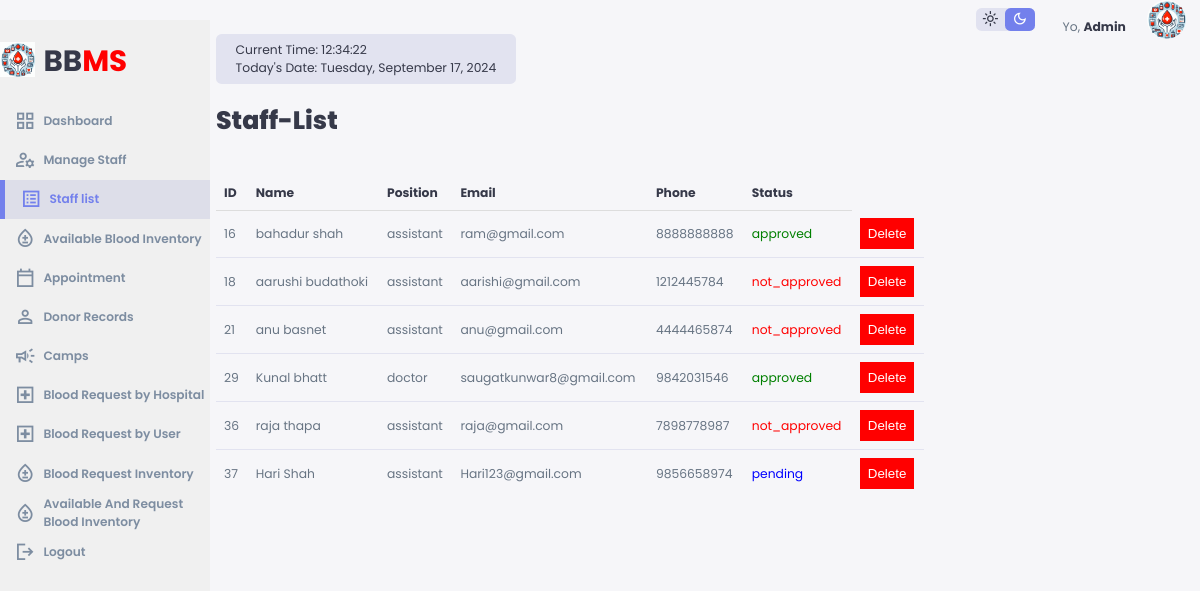
Page /Admin/Staff-list/staff_list.php on the committed database.
### tables this page shows
CREATE TABLE `Staff` (
  `staff_id` int(11) NOT NULL,
  `position` varchar(50) NOT NULL,
  `first_name` varchar(50) NOT NULL,
  `middle_name` varchar(50) DEFAULT NULL,
  `last_name` varchar(50) NOT NULL,
  `dob` date NOT NULL,
  `gender` enum('male','female','other') NOT NULL,
  `email` varchar(100) NOT NULL,
  `phone` varchar(20) NOT NULL,
  `current_address` text NOT NULL,
  `permanent_address` text NOT NULL,
  `username` varchar(50) NOT NULL,
  `password` varchar(255) NOT NULL,
  `registration_date` timestamp NOT NULL DEFAULT current_timestamp(),
  `reset_token` varchar(100) DEFAULT NULL,
  `approval_status` enum('pending','approved','not_approved') NOT NULL DEFAULT 'pending'
);

### Admin/Staff-list/staff_list.php (the view, shortened to what this page needs)
<!DOCTYPE html>
<html lang="en">
<head>
    <link rel="stylesheet" href="../style.css">
</head>
<body>
    <div class="container">
        <aside>
            <div class="top">
                <div class="logo">
                    <img src="../logo1.jpg" alt="person">
                    <h2>BB<span class="danger">MS</span></h2>
                </div>
            </div>
            <div class="sidebar">
                <a href="../index.php">
                    <span class="material-symbols-sharp">grid_view</span>
                    <h3>Dashboard</h3>
                </a>
                <a href="../Staff-Approval/staff_approval.php">
                    <span class="material-symbols-sharp">manage_accounts</span>
                    <h3>Manage Staff</h3>
                </a>
                <a href="staff_list.php" class="active">
                    <span class="material-symbols-sharp">list_alt</span>
                    <h3>Staff list</h3>
                </a>
                <a href="../inventory/Blood_Inventory.php">
                    <span class="material-symbols-sharp">bloodtype</span>
                    <h3>Available Blood Inventory</h3>
                </a>
                <a href="../appointment/appointment_list.php">
                    <span class="material-symbols-sharp">calendar_today</span>
                    <h3>Appointment</h3>
                </a>
                <a href="../donor/view_donors.php">
                    <span class="material-symbols-sharp">person</span>
                    <h3>Donor Records</h3>
                </a>
                <a href="../camp/retrieve_camps.php">
                    <span class="material-symbols-sharp">campaign</span>
                    <h3>Camps</h3>
                </a>
                <a href="../request/Request.html">
                    <span class="material-symbols-sharp">local_hospital</span>
                    <h3>Blood Request by Hospital</h3>
                </a>
                <a href="../receiver/receiver.html">
                    <span class="material-symbols-sharp">local_hospital</span>
                    <h3>Blood Request by User</h3>
                </a>
                <a href="../request_inventory/request_inventory.php">
                    <span class="material-symbols-sharp">bloodtype</span>
                    <h3>Blood Request Inventory</h3>
                </a>
                <a href="../request_inventory/all.php">
                    <span class="material-symbols-sharp">bloodtype</span>
                    <h3>Available And Request Blood Inventory</h3>
                </a>
                <a href="../logout/logout.php" id="logout-btn">
                    <span class="material-symbols-sharp">logout</span>
                    <h3>Logout</h3>
                </a>
            </div>
        </aside>
        <main>
            <div class="date">
                <div class="current-time" id="current-time"></div>
                <div class="current-date" id="current-date"></div>
            </div>
            <br><br>
            <h1>Staff-List</h1>
            <br>
            <br>
            <?php
            $servername = "localhost";
            $username = "root";
            $password = "";
            $dbname = "Blood_Bank_Management_System";
            $conn = new mysqli($servername, $username, $password, $dbname);
            $sql = "SELECT * FROM Staff";
            $result = $conn->query($sql);
            if ($result->num_rows > 0) {
                echo "<table>";
                echo "<tr><th>ID</th><th>Name</th><th>Position</th><th>Email</th><th>Phone</th><th>Status</th></tr>";
                while ($row = $result->fetch_assoc()) {
                    echo "<tr>";
                    echo "<td>" . $row["staff_id"] . "</td>";
                    echo "<td>" . $row["first_name"] . " " . $row["last_name"] . "</td>";
                    echo "<td>" . $row["position"] . "</td>";
                    echo "<td>" . $row["email"] . "</td>";
                    echo "<td>" . $row["phone"] . "</td>";
                    $approval_status = $row["approval_status"];
                    $status_class = '';
                    switch ($approval_status) {
                        case 'approved':
                            $status_class = 'approved';
                            break;
                        case 'not_approved':
                            $status_class = 'not_approved';
                            break;
                        case 'pending':
                            $status_class = 'pending';
                            break;
                    }
                    echo "<td class='$status_class'>" . $approval_status . "</td>";
                    echo "<td><form method='post' action='delete_staff.php'><input type='hidden' name='staff_id' value='" . $row["staff_id"] . "'><button type='submit' class='delete'>Delete</button></form></td>";
                    echo "</tr>";
                }
                echo "</table>";
            } else {
                echo "No staff records found";
            }
            ?>
        </main>
        <div class="right">
            <div class="top">
                <div class="theme-toggler">
                    <span class="material-symbols-sharp active">light_mode</span>
                    <span class="material-symbols-sharp">dark_mode</span>
                </div>
                <div class="profile">
                    <div class="info">
                        <br>
                        <p>Yo, <b>Admin</b></p>
                    </div>
                    <div class="profile-photo">
                        <img src="../logo1.jpg" alt="Profile">
                    </div>
                </div>
            </div>
        </div>
    </div>
</body>
</html>

### Admin/style.css (style rules this page uses)
:root { --color-primary: #7380ec; --color-danger: #ff0000; --color-success: #41f1b6; --color-warning: #ffbb55; --color-white: #fff; --color-info-dark: #7d8da1; --color-info-light: #dce1eb; --color-dark: #363949; --color-light: rgba(132, 139, 200, 0.18); --color-primary-variant: #111e88; --color-dark-variant: #677483; --color-background: #f6f6f9; --color-background1: #7e7e7e; --color-info: #f0f0f0; --card-border-radius: 2rem; --border-radius-1: 0.4rem; --border-radius-2: 0.8rem; --border-radius-3: 1.2rem; --card-padding: 1.8rem; --padding-1: 1.2; --box-shadow: 0 2rem 3rem var(--color-light); }
* { margin: 0; padding: 0; outline: 0; appearance: none; border: 0; text-decoration: none; list-style: none; box-sizing: border-box; }
html { font-size: 14px; }
body { width: 100vw; height: 100vh; font-family: poppins, sans-serif; font-size: 0.88rem; background: var(--color-background); user-select: none; overflow-x: hidden; color: var(--color-dark); }
a { color: var(--color-dark); }
img { display: block; width: 100%; }
h1 { font-weight: 800; font-size: 1.8rem; }
h2 { font-size: 1.4rem; }
h3 { font-size: 0.87rem; }
.profile-photo { width: 2.8rem; height: 2.8rem; border-radius: 50%; overflow: hidden; }
p { color: var(--color-dark-variant); }
b { color: var(--color-dark); }
.danger { color: var(--color-danger); }
aside { height: 100vh; width: 17.5vw; background: var(--color-info); position: fixed; }
aside .top { display: flex; align-items: center; justify-content: space-between; margin-top: 1.4rem; }
aside .logo { display: flex; gap: 0.6rem; }
aside h2 { font-size: 2.1rem; }
aside .logo img { margin-top: 0.2rem; width: 2.5rem; height: 2.5rem; }
aside .sidebar { display: flex; flex-direction: column; height: 86vh; position: relative; top: 1.3rem; }
aside h3 { font-weight: 600; }
aside .sidebar a { display: flex; color: var(--color-info-dark); margin-left: 1rem; gap: 0.5rem; align-items: center; position: relative; height: 2.8rem; transition: all 300ms ease; }
aside .sidebar a span { font-size: 1.6rem; transition: all 300ms ease; }
aside .sidebar a.active { background: var(--color-light); color: var(--color-primary); margin-left: 0; }
aside .sidebar a.active:before { content: ""; width: 5px; height: 100%; background: var(--color-primary); }
aside .sidebar a.active span { color: var(--color-primary); margin-left: calc(1rem - 6px); }
main { margin: 1.4rem 20vw 0 18vw; width: 59vw; }
main .date { display: inline-block; background: var(--color-light); border-radius: var(--border-radius-1); margin-top: 1rem; padding: 0.5rem 1.4rem; }
main table tbody td { height: 2.8rem; border-bottom: 1px solid var(--color-light); color: var(--color-dark-variant); }
main table tbody tr:last-child td { border: none; }
.right { position: fixed; top: 0; right: 0; width: 21vw; height: 100vh; }
.right .top { display: flex; justify-content: flex-end; align-items: center; gap: 2rem; padding-right: 1rem; }
.right .theme-toggler { background: var(--color-light); display: flex; justify-content: space-between; align-items: center; height: 1.6rem; width: 4.2rem; cursor: pointer; border-radius: var(--border-radius-1); }
.right .theme-toggler span { font-size: 1.2rem; width: 50%; height: 100%; display: flex; align-items: center; justify-content: center; }
.right .theme-toggler span.active { background: var(--color-primary); color: white; border-radius: var(--border-radius-1); }
.right .top .profile { display: flex; gap: 1.5rem; text-align: right; }

### Admin/Staff-list/staff_list.php (style rules this page uses)
table { width: 100%; border-collapse: collapse; }
th, td { padding: 8px; text-align: left; border-bottom: 1px solid #ddd; }
.pending { color: blue; }
.approved { color: green; }
.not_approved { color: red; }
.delete { background-color: red; color: white; cursor: pointer; padding: 8px; }

### rows in the picture
staff: staff_id "16", first_name "bahadur", last_name "shah", position "assistant", email "ram@gmail.com", phone "8888888888", approval_status "approved"
staff: staff_id "18", first_name "aarushi", last_name "budathoki", position "assistant", email "aarishi@gmail.com", phone "1212445784", approval_status "not_approved"
staff: staff_id "21", first_name "anu", last_name "basnet", position "assistant", email "anu@gmail.com", phone "4444465874", approval_status "not_approved"
staff: staff_id "29", first_name "Kunal", last_name "bhatt", position "doctor", email "saugatkunwar8@gmail.com", phone "9842031546", approval_status "approved"
staff: staff_id "36", first_name "raja", last_name "thapa", position "assistant", email "raja@gmail.com", phone "7898778987", approval_status "not_approved"
staff: staff_id "37", first_name "Hari", last_name "Shah", position "assistant", email "Hari123@gmail.com", phone "9856658974", approval_status "pending"
